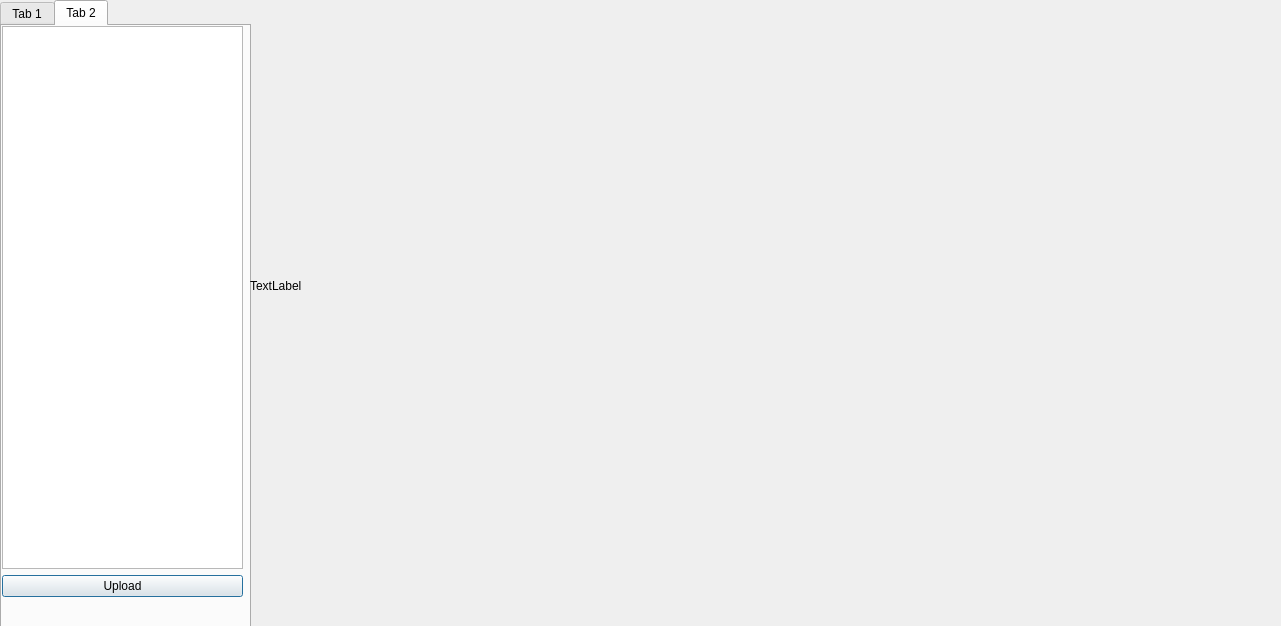
<?xml version="1.0" encoding="UTF-8"?>
<ui version="4.0">
 <class>ViewImage</class>
 <widget class="QDialog" name="ViewImage">
  <property name="geometry">
   <rect>
    <x>0</x>
    <y>0</y>
    <width>1281</width>
    <height>626</height>
   </rect>
  </property>
  <property name="windowTitle">
   <string>Dialog</string>
  </property>
  <widget class="QTabWidget" name="tabWidget">
   <property name="geometry">
    <rect>
     <x>0</x>
     <y>0</y>
     <width>251</width>
     <height>631</height>
    </rect>
   </property>
   <property name="whatsThis">
    <string>&lt;html&gt;&lt;head/&gt;&lt;body&gt;&lt;p&gt;My Images&lt;/p&gt;&lt;/body&gt;&lt;/html&gt;</string>
   </property>
   <property name="currentIndex">
    <number>1</number>
   </property>
   <widget class="QWidget" name="tab">
    <attribute name="title">
     <string>Tab 1</string>
    </attribute>
    <widget class="QLabel" name="image_2">
     <property name="geometry">
      <rect>
       <x>310</x>
       <y>250</y>
       <width>1081</width>
       <height>751</height>
      </rect>
     </property>
     <property name="text">
      <string>TextLabel</string>
     </property>
    </widget>
    <widget class="QListWidget" name="OtherImages">
     <property name="geometry">
      <rect>
       <x>0</x>
       <y>0</y>
       <width>256</width>
       <height>541</height>
      </rect>
     </property>
    </widget>
   </widget>
   <widget class="QWidget" name="tab_2">
    <attribute name="title">
     <string>Tab 2</string>
    </attribute>
    <widget class="QWidget" name="verticalLayoutWidget">
     <property name="geometry">
      <rect>
       <x>0</x>
       <y>0</y>
       <width>241</width>
       <height>571</height>
      </rect>
     </property>
     <layout class="QVBoxLayout" name="verticalLayout_2">
      <item>
       <widget class="QListWidget" name="MyImages"/>
      </item>
      <item>
       <widget class="QPushButton" name="upload">
        <property name="text">
         <string>Upload</string>
        </property>
       </widget>
      </item>
     </layout>
    </widget>
   </widget>
  </widget>
  <widget class="QLabel" name="image">
   <property name="geometry">
    <rect>
     <x>250</x>
     <y>-90</y>
     <width>1081</width>
     <height>751</height>
    </rect>
   </property>
   <property name="text">
    <string>TextLabel</string>
   </property>
  </widget>
 </widget>
 <resources/>
 <connections/>
</ui>
